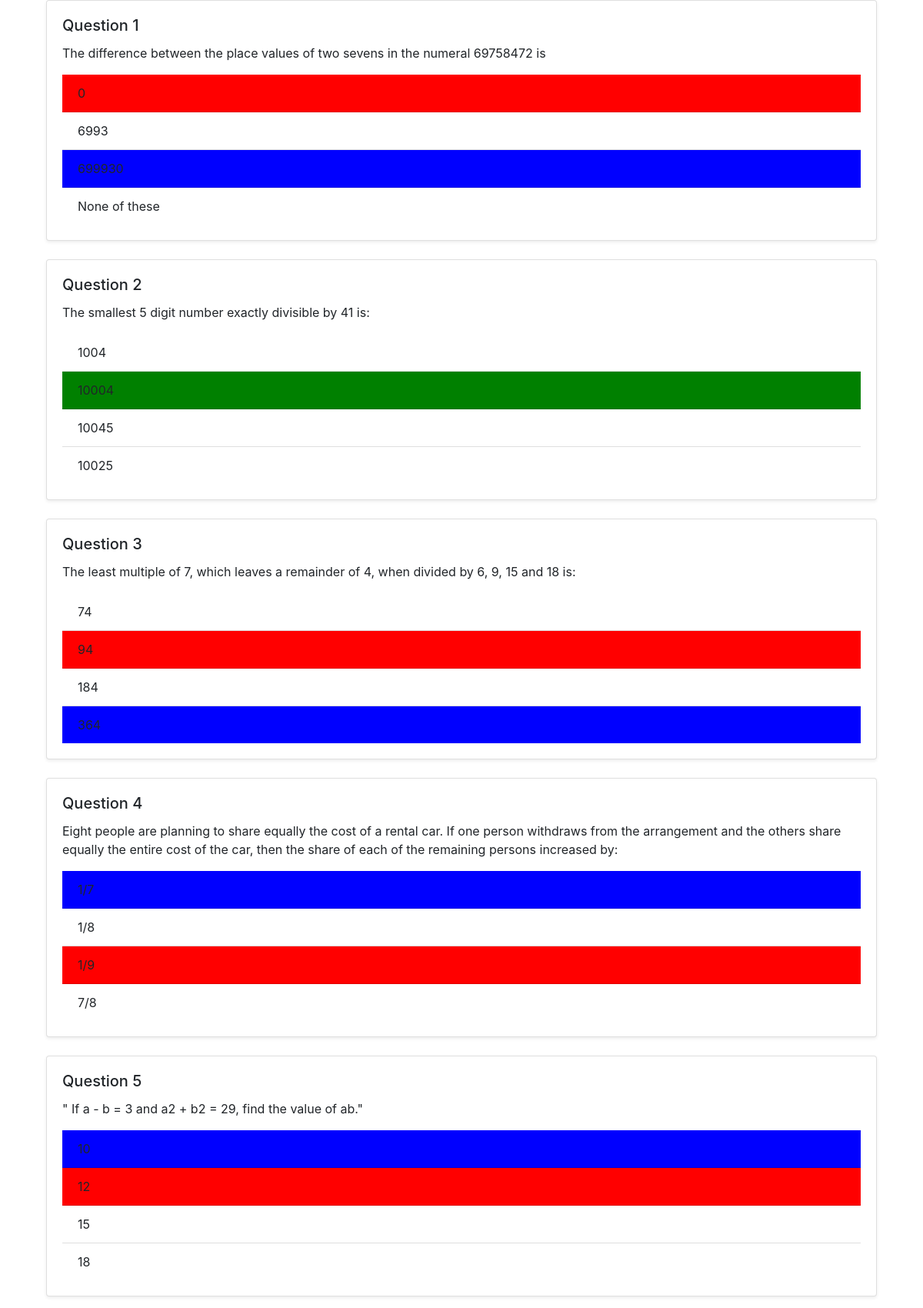
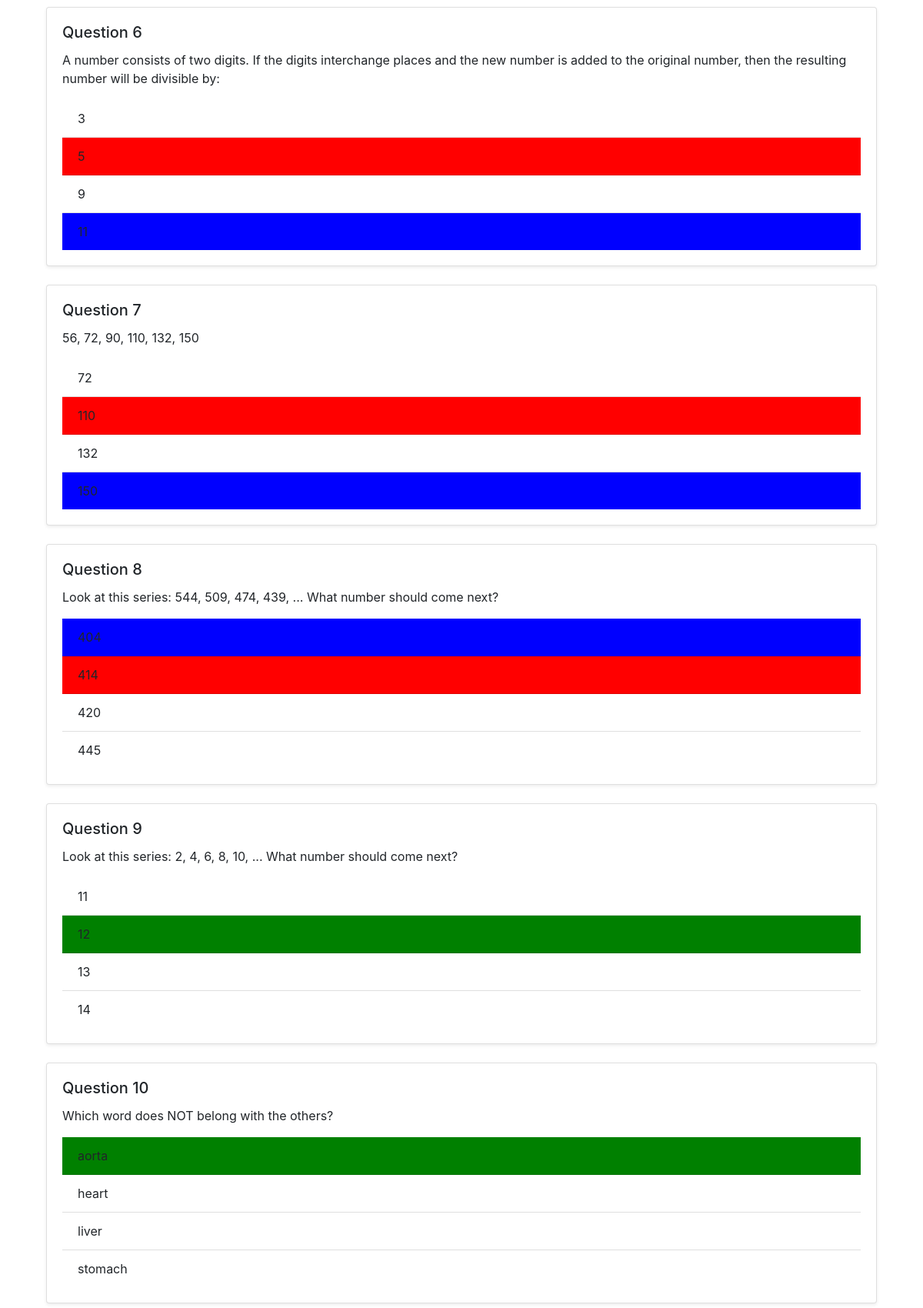
/User/TestQuestions/56 (upper part), run on the app's committed database (2 pictures, top to bottom).
### User/models.py (models this page shows)
class tbl_test_question(models.Model):
    test_question_id = models.AutoField(primary_key=True)
    test_question_answer=models.CharField(max_length=100)
    question_id=models.ForeignKey(tbl_question,on_delete=models.CASCADE)
    test_id=models.ForeignKey(tbl_test,on_delete=models.CASCADE)
    test_question_score=models.CharField(max_length=100)

### Master/models.py (models this page shows)
class tbl_question(models.Model):
    question_id = models.AutoField(primary_key=True)
    question_content=models.CharField(max_length=500)
    question_score=models.IntegerField()
    option_1=models.CharField(max_length=500)
    option_2=models.CharField(max_length=500)
    option_3=models.CharField(max_length=500)
    option_4=models.CharField(max_length=500)
    answer=models.CharField(max_length=500)
    category_id=models.ForeignKey(tbl_category,on_delete=models.CASCADE)
    answer_key=models.CharField(max_length=500)

### User/views.py (the view)
# urls.py: path('TestQuestions/<int:tid>', views.TestQuestions,name='TestQuestions'),
def TestQuestions(request, tid):
    attended_questions = tbl_test_question.objects.filter(test_id=tid)
    return render(request, 'User/TestQuestions.html', {'Questions': attended_questions})

### User/Templates/User/TestQuestions.html (shortened to what this page needs)
<!DOCTYPE html>
<html lang="en">
<head>
    <link
      href="https://stackpath.bootstrapcdn.com/bootstrap/4.5.2/css/bootstrap.min.css"
      rel="stylesheet"
    />
</head>
<body>
    <div class="container">
        <form method="POST" >
            {% for question in Questions %}
            <div class="col-md-12 mb-4">
                <div class="card shadow-sm">
                    <div class="card-body">
                        <h5 class="card-title">Question {{ forloop.counter }}</h5>
                        <p class="card-text">{{ question.question_id.question_content }}</p>
                        <ul class="list-group list-group-flush">
                            <li class="list-group-item
                            {% if question.question_id.answer == question.test_question_answer and question.question_id.answer == question.question_id.option_1 %}
                                green
                            {% elif question.question_id.option_1 == question.test_question_answer %}
                                red
                            {% elif question.question_id.option_1 == question.question_id.answer %}
                                blue
                            {% endif %}
                            " >{{ question.question_id.option_1 }}</li>
                            <li class="list-group-item
                            {% if question.question_id.answer == question.test_question_answer and question.question_id.answer == question.question_id.option_2 %}
                                green
                            {% elif question.question_id.option_2 == question.test_question_answer %}
                                red
                            {% elif question.question_id.option_2 == question.question_id.answer %}
                                blue
                            {% endif %}
                            " >{{ question.question_id.option_2 }} </li>
                            <li class="list-group-item
                            {% if question.question_id.answer == question.test_question_answer and question.question_id.answer == question.question_id.option_3 %}
                                green
                            {% elif question.question_id.option_3 == question.test_question_answer %}
                                red
                            {% elif question.question_id.option_3 == question.question_id.answer %}
                                blue
                            {% endif %}
                            " >{{ question.question_id.option_3 }} </li>
                            <li class="list-group-item
                            {% if question.question_id.answer == question.test_question_answer and question.question_id.answer == question.question_id.option_4 %}
                                green
                            {% elif question.question_id.option_4 == question.test_question_answer %}
                                red
                            {% elif question.question_id.option_4 == question.question_id.answer %}
                                blue
                            {% endif %}
                            " >{{ question.question_id.option_4 }} </li>
                        </ul>
                    </div>
                </div>
            </div>
            {% endfor %}
        </form>
    </div>
</body>
</html>

### User/Templates/User/TestQuestions.html (style rules this page uses)
.green { background-color: green; }
.red { background-color: red; }
.blue { background-color: blue; }

### data on the page
tbl_test_question: question_id.question_content "The difference between the place values of two sevens in the numeral 69758472 is", question_id.option_1 "0", question_id.option_2 "6993", question_id.option_4 "None of these"
tbl_test_question: question_id.question_content "The smallest 5 digit number exactly divisible by 41 is:", question_id.option_1 "1004", question_id.option_2 "10004", question_id.option_3 "10045", question_id.option_4 "10025"
tbl_test_question: question_id.question_content "The least multiple of 7, which leaves a remainder of 4, when divided by 6, 9, 15 and 18 is:", question_id.option_1 "74", question_id.option_2 "94", question_id.option_3 "184"
tbl_test_question: question_id.question_content "Eight people are planning to share equally the cost of a rental car. If one person withdraws from the arrangement and the others share equally the entire cost of the car, then the share of each of the remaining persons increased by:", question_id.option_2 "1/8", question_id.option_3 "1/9", question_id.option_4 "7/8"
tbl_test_question: question_id.question_content "\" If a - b = 3 and a2 + b2 = 29, find the value of ab.\"", question_id.option_2 "12", question_id.option_3 "15", question_id.option_4 "18"
tbl_test_question: question_id.question_content "A number consists of two digits. If the digits interchange places and the new number is added to the original number, then the resulting number will be divisible by:", question_id.option_1 "3", question_id.option_2 "5", question_id.option_3 "9"
tbl_test_question: question_id.question_content "56, 72, 90, 110, 132, 150", question_id.option_1 "72", question_id.option_2 "110", question_id.option_3 "132"
tbl_test_question: question_id.question_content "Look at this series: 544, 509, 474, 439, ... What number should come next?", question_id.option_2 "414", question_id.option_3 "420", question_id.option_4 "445"
tbl_test_question: question_id.question_content "Look at this series: 2, 4, 6, 8, 10, ... What number should come next?", question_id.option_1 "11", question_id.option_2 "12", question_id.option_3 "13", question_id.option_4 "14"
tbl_test_question: question_id.question_content "Which word does NOT belong with the others?", question_id.option_1 "aorta", question_id.option_2 "heart", question_id.option_3 "liver", question_id.option_4 "stomach"
